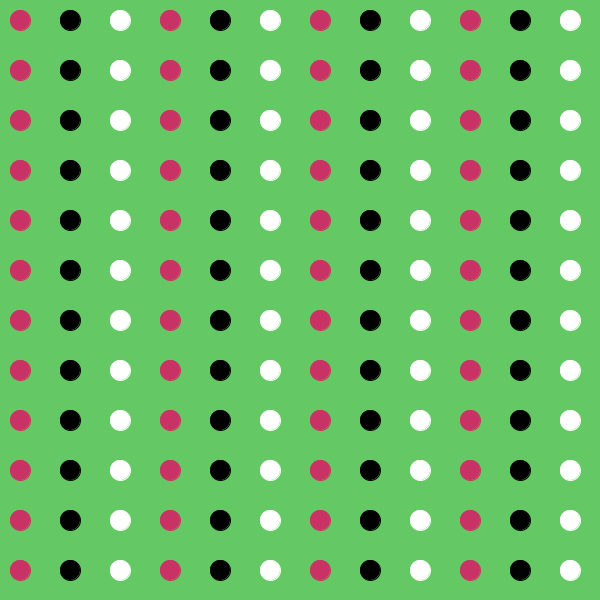
Frame 1 (no input)
Frame 60 (the mouse pressed at the canvas centre just before this capture): identical to frame 1, image omitted
Frame 120 (the mouse held since frame 60 and released just before this capture): identical to frame 1, image omitted

The Processing sketch that drew this single still picture (run headless with seeded random() and noise(); from frame 60 on, the mouse is pressed at the canvas centre):

// Processing sketch: pattern03
// ── pattern03.pde
void setup(){
  size(600,600);
  fill(0);
  rectMode(CENTER);
}

void draw(){
  background(100, 200, 100);
  int c=0;
  int f = 0;
  for(int i=20; i<width; i+=50){
    c++; f=0;
    for(int j=20; j<height; j+=50){
      f++;
      if(c%3==0){
        fill(255); stroke(255);
      }
      else if(c%3==1){
        fill(200, 50, 100); stroke(200, 50, 100);
      }
      else {
        fill(0); stroke(0);
      }
      ellipse(i, j, 20, 20);
    }
  }
}
